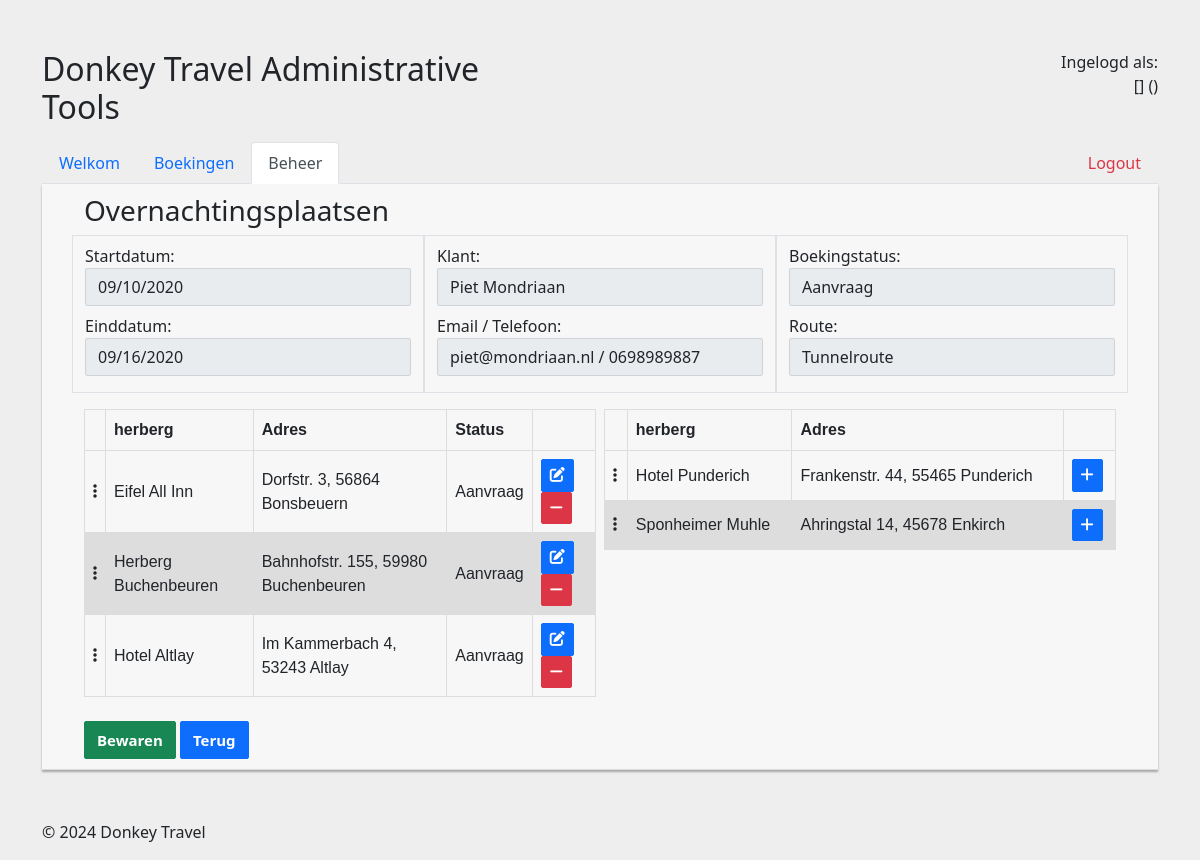
Page /overnachtingsplaatsen_beheer.php?id=1 on the committed database.
### tables this page shows
CREATE TABLE `boekingen` (
  `ID` int(11) NOT NULL,
  `StartDatum` date DEFAULT NULL,
  `PINCode` int(11) DEFAULT NULL,
  `FKtochtenID` int(11) NOT NULL,
  `FKklantenID` int(11) NOT NULL,
  `FKstatussenID` int(11) NOT NULL,
  `FKtrackerID` int(11) DEFAULT NULL
);

CREATE TABLE `tochten` (
  `ID` int(11) NOT NULL,
  `Omschrijving` varchar(40) DEFAULT NULL,
  `Route` varchar(50) DEFAULT NULL,
  `AantalDagen` int(11) DEFAULT NULL
);

CREATE TABLE `klanten` (
  `ID` int(11) NOT NULL,
  `Naam` varchar(50) DEFAULT NULL,
  `Email` varchar(100) DEFAULT NULL,
  `Telefoon` varchar(20) DEFAULT NULL,
  `Wachtwoord` varchar(100) DEFAULT NULL,
  `FKgebruikersrechtenID` int(11) DEFAULT 0,
  `Gewijzigd` timestamp NULL DEFAULT current_timestamp()
);

CREATE TABLE `statussen` (
  `ID` int(11) NOT NULL,
  `StatusCode` tinyint(4) DEFAULT NULL,
  `Status` varchar(40) DEFAULT NULL,
  `Verwijderbaar` bit(1) DEFAULT NULL,
  `PINtoekennen` bit(1) DEFAULT NULL
);

CREATE TABLE `herbergen` (
  `ID` int(11) NOT NULL,
  `Naam` varchar(50) DEFAULT NULL,
  `Adres` varchar(50) DEFAULT NULL,
  `Email` varchar(100) DEFAULT NULL,
  `Telefoon` varchar(20) DEFAULT NULL,
  `Coordinaten` varchar(20) DEFAULT NULL,
  `Gewijzigd` timestamp NULL DEFAULT current_timestamp()
);

### config.php (called while the page is built)
<?php
    $db_host = "localhost";
    $db_user = "root";
    $db_pass = "";
    $db_name = "donkey";
    $db_port = null;
?>

### database/database.php (called while the page is built, shortened)
<?php
require_once 'boeking.php';
require_once 'herberg.php';
require_once 'klant.php';
require_once 'overnachting.php';
require_once 'status.php';
require_once 'tocht.php';
class Database
{
    private $db;
    private $host;
    private $user;
    private $password;
    private $database;
    private $port;
    public function __construct($host, $user, $password, $database, $port)
    {
        $this->host = $host;
        $this->user = $user;
        $this->password = $password;
        $this->database = $database;
        $this->port = $port;
    }
    public function connect()
    {
        $this->db = new \mysqli($this->host, $this->user, $this->password, $this->database, $this->port);
    }
    public function getBoekingByID($id)
    {
        $result = $this->db->query("SELECT * FROM boekingen WHERE ID = $id");
        $row = $result->fetch_assoc();
        return new Boeking($row["ID"], $row["StartDatum"], $row["PINCode"], $this->getTochtByID($row["FKtochtenID"]), $this->getKlantByID($row["FKklantenID"]), $this->getStatusByID($row["FKstatussenID"]), !isset($row["FKtrackerID"]) ? null : $this->getTrackerByID($row["FKtrackerID"]));
    }
    public function getHerbergen()
    {
        $result = $this->db->query("SELECT * FROM herbergen");
        $herbergen = array();
        while ($row = $result->fetch_assoc()) {
            $herbergen[] = new Herberg($row["ID"], $row["Naam"], $row["Adres"], $row["Email"], $row["Telefoon"], $row["Coordinaten"], $row["Gewijzigd"]);
        }
        return $herbergen;
    }
    public function getHerbergByID($id)
    {
        $result = $this->db->query("SELECT * FROM herbergen WHERE ID = $id");
        $row = $result->fetch_assoc();
        return new Herberg($row["ID"], $row["Naam"], $row["Adres"], $row["Email"], $row["Telefoon"], $row["Coordinaten"], $row["Gewijzigd"]);
    }
    public function getKlantByID($id)
    {
        $result = $this->db->query("SELECT * FROM klanten WHERE ID = $id");
        $row = $result->fetch_assoc();
        return new Klant($row["ID"], $row["Naam"], $row["Email"], $row["Telefoon"], $row["Wachtwoord"], $this->getGebruikersrechtByID($row["FKgebruikersrechtenID"]), $row["Gewijzigd"]);
    }
    public function getGebruikersrechtByID($id)
    {
        $result = $this->db->query("SELECT * FROM gebruikersrechten WHERE ID = $id");
        $row = $result->fetch_assoc();
        return new Gebruikersrechten($row["ID"], $row["Recht"], $row["Rechten"]);
    }
    public function getOvernachtingenByBoekingID($id)
    {
        $result = $this->db->query("SELECT * FROM overnachtingen WHERE FKboekingenID = $id");
        $overnachtingen = array();
        while ($row = $result->fetch_assoc()) {
            $overnachtingen[] = new Overnachting($row["ID"], $this->getBoekingByID($row["FKboekingenID"]), $this->getHerbergByID($row["FKherbergenID"]), $this->getStatusByID($row["FKstatussenID"]));
        }
        return $overnachtingen;
    }
    public function getStatusByID($id)
    {
        $result = $this->db->query("SELECT * FROM statussen WHERE ID = $id");
        $row = $result->fetch_assoc();
        return new Status($row["ID"], $row["StatusCode"], $row["Status"], boolval($row["Verwijderbaar"]), boolval($row["PINtoekennen"]));
    }
    public function getTochtByID($id)
    {
        $result = $this->db->query("SELECT * FROM tochten WHERE ID = $id");
        $row = $result->fetch_assoc();
        return new Tocht($row["ID"], $row["Omschrijving"], $row["Route"], $row["AantalDagen"]);
    }
}

### database/boeking.php (called while the page is built, shortened)
<?php
class Boeking
{
	private $startDatum;
	private $tocht;
	private $klant;
	private $status;
	public function __construct($id, $startDatum, $pincode, $tocht, $klant, $status, $tracker)
	{
		$this->startDatum = $startDatum;
		$this->tocht = $tocht;
		$this->klant = $klant;
		$this->status = $status;
	}
	public function getStartDatum()
	{
		return $this->startDatum;
	}
	public function getEindDatum($boeking)
	{
		return date('Y-m-d', strtotime($boeking->getStartdatum() . ' + ' . $boeking->getTocht()->getAantalDagen() . ' days'));
	}
	public function getTocht()
	{
		return $this->tocht;
	}
	public function getKlant()
	{
		return $this->klant;
	}
	public function getStatus()
	{
		return $this->status;
	}
}

### database/tocht.php (called while the page is built, shortened)
<?php
class Tocht {
    private $omschrijving;
    private $aantaldagen;
    public function __construct($id, $omschrijving, $route, $aantaldagen) {
        $this->omschrijving = $omschrijving;
        $this->aantaldagen = $aantaldagen;
    }
    public function getOmschrijving() {
        return $this->omschrijving;
    }
    public function getAantaldagen() {
        return $this->aantaldagen;
    }
}

### database/klant.php (called while the page is built, shortened)
<?php
class Klant
{
	private $naam;
	private $email;
	private $telefoon;
	public function __construct($id, $naam, $email, $telefoon, $wachtwoord, $gebruikersrechten, $gewijzigd)
	{
		$this->naam = $naam;
		$this->email = $email;
		$this->telefoon = $telefoon;
	}
	public function getNaam()
	{
		return $this->naam;
	}
	public function getEmail()
	{
		return $this->email;
	}
	public function getTelefoon()
	{
		return $this->telefoon;
	}
}

### database/status.php (called while the page is built, shortened)
<?php
class Status
{
	private $status;
	public function __construct($id, $statusCode, $status, $verwijderbaar, $pintoekeennen)
	{
		$this->status = $status;
	}
	public function getStatus()
	{
		return $this->status;
	}
}

### database/overnachting.php (called while the page is built, shortened)
<?php
class Overnachting {
    private $id;
    private $fkherbergenid;
    private $fkstatussenid;
    public function __construct($id, $fkboekingenid, $fkherbergenid, $fkstatussenid) {
        $this->id = $id;
        $this->fkherbergenid = $fkherbergenid;
        $this->fkstatussenid = $fkstatussenid;
    }
    public function getID() {
        return $this->id;
    }
    public function getHerberg() {
        return $this->fkherbergenid;
    }
    public function getStatus() {
        return $this->fkstatussenid;
    }
}

### database/herberg.php (called while the page is built, shortened)
<?php
class Herberg
{
	private $naam;
	private $adres;
	public function __construct($id, $naam, $adres, $email, $telefoon, $coordinaten, $gewijzigd)
	{
		$this->naam = $naam;
		$this->adres = $adres;
	}
	public function getNaam()
	{
		return $this->naam;
	}
	public function getAdres()
	{
		return $this->adres;
	}
}

### overnachtingsplaatsen_beheer.php (the view, shortened to what this page needs)
<?php
if (isset($_GET['id']))
    $id = $_GET['id'];
else
    home();
?>
<?php include "include/nav.php"; ?>
<?php
$db = new database\Database($db_host, $db_user, $db_pass, $db_name, $db_port);
$boekingen = $db->getBoekingByID($id);
$overnachtingsplaatsen = $db->getOvernachtingenByBoekingID($id);
$herbergen = $db->getHerbergen();
?>
<?php
if (isset($edit)) {
    $overnachting = $db->getovernachtingByID($edit);
?>
    <h3>Overnachting wijzigen</h3>
    <br>
    <form action="" method="post">
        <input type="hidden" name="id" value="<?php echo $overnachting->getID(); ?>">
        <div class="form-group mt-2">
            <label for="herberg">Herberg:</label>
            <input type="text" class="form-control" name="" id="herberg" value="<?php echo $overnachting->getHerberg()->getNaam(); ?>" disabled>
        </div>
        <div class="form-group mt-2">
            <label for="adres">Adres:</label>
            <input type="text" class="form-control" name="" id="adres" value="<?php echo $overnachting->getHerberg()->getAdres(); ?>" disabled>
        </div>
        <div class="form-group mt-2">
            <label for="status">Status:</label>
            <select class="form-select" id="status" aria-label="Select status" name="statusID">
                <?php foreach ($db->getStatussen() as $status) { ?>
                    <option value="
							<?php echo $status->getID(); ?>" <?php if ($status->getID() == $overnachting->getStatus()->getID()) echo "selected"; ?>>
                        <?php echo $status->getStatus(); ?>
                    </option>
                <?php } ?>
            </select>
        </div>
        <br />
        <button name="save" type="submit" class="btn btn-success">Bewaren</button>
        <button name="cancel" type="submit" class="btn btn-primary">Annuleren</button>
    </form>
<?php
} else {
	$boeking = $db->getBoekingByID($id);
?>
    <h3>Overnachtingsplaatsen</h3>
	<div class="container mb-3">
		<div class="row">
			<div class="col-sm border pb-3">
				<div class="form-group mt-2">
					<label for="startdatum">Startdatum:</label>
					<input value="<?php echo $boeking->getStartdatum(); ?>" name="startDatum" type="date" class="form-control" id="startdatum" disabled>
				</div>
				<div class="form-group mt-2">
					<label for="eindDatum">Einddatum:</label>
					<input value="<?php echo $boeking->getEinddatum($boeking); ?>" name="eindDatum" type="date" class="form-control" id="eindDatum" disabled>
				</div>
			</div>
			<div class="col-sm border pb-3">
				<div class="form-group mt-2">
					<label for="klant">Klant:</label>
					<input name="klantID" class="form-control" aria-label="Select klant" value="<?php echo $boeking->getKlant()->getNaam(); ?>" disabled>
				</div>
				<div class="form-group mt-2">
					<label for="klant">Email / Telefoon:</label>
					<input name="klantID" class="form-control" aria-label="Select klant" value="<?php echo $boeking->getKlant()->getEmail() . " / " . $boeking->getKlant()->getTelefoon(); ?>" disabled>
				</div>
			</div>
			<div class="col-sm border pb-3">
				<div class="form-group mt-2">
					<label for="status">Boekingstatus:</label>
					<input class="form-control" aria-label="Select status" name="statusID" value="<?php echo $boeking->getStatus()->getStatus(); ?>" disabled>
				</div>
				<div class="form-group mt-2">
					<label for="tocht">Route:</label>
					<input name="tochtID" class="form-control" aria-label="Select tocht" value="<?php echo $boeking->getTocht()->getOmschrijving(); ?>" disabled>
				</div>
			</div>
		</div>
	</div>
    <form action="" method="post">
        <div class="row g-2">
            <div class="col-sm-6 h-fc">
                <table>
                    <thead>
                        <tr>
                            <th></th>
                            <th>herberg</th>
                            <th>Adres</th>
                            <th>Status</th>
                            <th></th>
                        </tr>
                    </thead>
                    <tbody id="table1" class="connectedSortable min-height">
                        <?php
                        $ids = array();
                        if (!is_null($overnachtingsplaatsen)) {
                            foreach ($overnachtingsplaatsen as $overnachting) {
                                array_push($ids, $overnachting->getHerberg()->getID());
                        ?>
                                <tr>
                                    <td><i class="fa-solid fa-ellipsis-vertical"></i></td>
                                    <td><?php echo $overnachting->getHerberg()->getNaam(); ?></td>
                                    <td class="w-fc"><?php echo $overnachting->getHerberg()->getAdres(); ?></td>
                                    <td><?php echo $overnachting->getStatus()->getStatus(); ?></td>
                                    <td>
                                        <button type="submit" class="float-start btn btn-primary min-height-0 btn-sm" name="edit" value="<?php echo $overnachting->getID(); ?>" class="float-start editbutton"><i class="fa-solid fa-edit"></i></button>
                                        <button type="button" class="float-start removebutton btn btn-danger min-height-0 btn-sm"><i class="fa-solid fa-minus"></i></button>
                                    </td>
                                </tr>
                        <?php
                            }
                        }
                        ?>
                    </tbody>
                </table>
            </div>
            <div class="col-sm-6 h-fc">
                <table>
                    <thead>
                        <tr>
                            <th></th>
                            <th>herberg</th>
                            <th>Adres</th>
                            <th></th>
                        </tr>
                    </thead>
                    <tbody id="table2" class="connectedSortable min-height">
                        <?php
                        foreach ($herbergen as $herberg) {
                            if (in_array($herberg->getID(), $ids)) continue;
                        ?>
                            <tr>
                                <td><i class="fa-solid fa-ellipsis-vertical"></i></td>
                                <td><?php echo $herberg->getNaam(); ?></td>
                                <td><?php echo $herberg->getAdres(); ?></td>
                                <td>
                                    <button type="button" class="float-start addbutton btn btn-primary min-height-0 btn-sm" onclick=""><i class="fa-solid fa-plus"></i></button>
                                </td>
                            </tr>
                        <?php
                        }
                        ?>
                    </tbody>
                </table>
            </div>
        </div>
        <br />
        <button type="submit" name="save" class="btn btn-success">Bewaren</button>
        <button type="submit" name="back" class="btn btn-primary">Terug</button>
    </form>
<?php
}
?>
<?php include "include/footer.php"; ?>

### css/style.css (style rules this page uses)
.form-control, .btn { min-height: 38px; border-radius: 2px; }
.btn { font-size: 15px; font-weight: bold; }
table { font-family: arial, sans-serif; border-collapse: collapse; width: 100%; }
td { height: 100%; }
td, th { border: 1px solid #dddddd; text-align: left; padding: 8px; }
tr:nth-child(even) { background-color: #dddddd; }
.w-fc { width: fit-content; }
.h-fc { height: fit-content; }
.min-height { min-height: 100px; }
.min-height-0 { min-height: 0px; }

### rows in the picture
boekingen: startDatum "09/10/2020", eindDatum "09/16/2020"
klanten: klantID "Piet Mondriaan", klantID "piet@mondriaan.nl / 0698989887"
statussen: statusID "Aanvraag", Status "Aanvraag"
tochten: tochtID "Tunnelroute"
herbergen: Naam "Eifel All Inn", Adres "Dorfstr. 3, 56864 Bonsbeuern", $overnachting->getID() 1 (drawn)
herbergen: Naam "Herberg Buchenbeuren", Adres "Bahnhofstr. 155, 59980 Buchenbeuren", $overnachting->getID() 2 (drawn)
herbergen: Naam "Hotel Altlay", Adres "Im Kammerbach 4, 53243 Altlay", $overnachting->getID() 3 (drawn)
herbergen: Naam "Hotel Punderich", Adres "Frankenstr. 44, 55465 Punderich"
herbergen: Naam "Sponheimer Muhle", Adres "Ahringstal 14, 45678 Enkirch"
